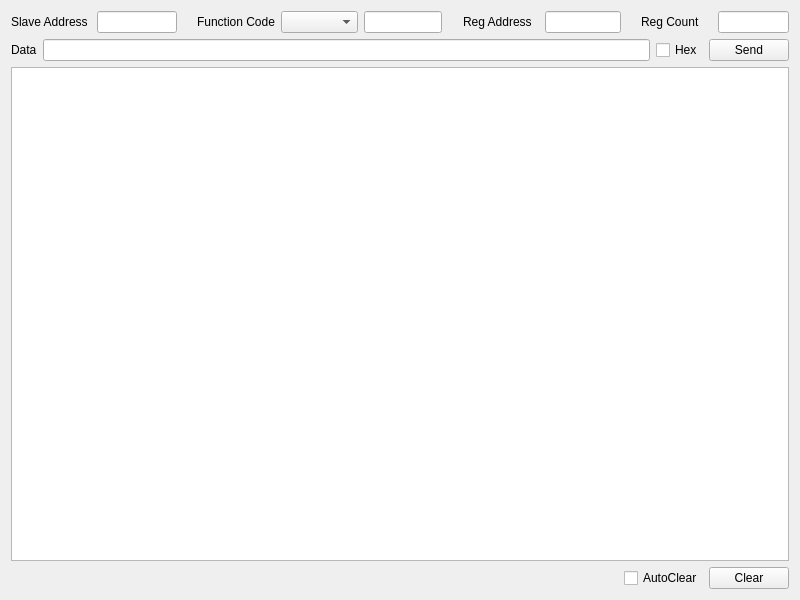
<?xml version="1.0" encoding="UTF-8"?>
<ui version="4.0">
 <class>ModbusRTUWidget</class>
 <widget class="QWidget" name="ModbusRTUWidget">
  <property name="geometry">
   <rect>
    <x>0</x>
    <y>0</y>
    <width>800</width>
    <height>600</height>
   </rect>
  </property>
  <property name="windowTitle">
   <string>Form</string>
  </property>
  <layout class="QGridLayout" name="gridLayout">
   <item row="0" column="0">
    <layout class="QHBoxLayout" name="horizontalLayout_8">
     <item>
      <layout class="QHBoxLayout" name="horizontalLayout" stretch="1,1">
       <item>
        <widget class="QLabel" name="label_address">
         <property name="text">
          <string>Slave Address</string>
         </property>
        </widget>
       </item>
       <item>
        <widget class="QLineEdit" name="lineEdit_address"/>
       </item>
      </layout>
     </item>
     <item>
      <spacer name="horizontalSpacer">
       <property name="orientation">
        <enum>Qt::Horizontal</enum>
       </property>
       <property name="sizeHint" stdset="0">
        <size>
         <width>40</width>
         <height>20</height>
        </size>
       </property>
      </spacer>
     </item>
     <item>
      <layout class="QHBoxLayout" name="horizontalLayout_2" stretch="1,1,1">
       <item>
        <widget class="QLabel" name="label_functionCode">
         <property name="text">
          <string>Function Code</string>
         </property>
        </widget>
       </item>
       <item>
        <widget class="QComboBox" name="comboBox_functionCode"/>
       </item>
       <item>
        <widget class="QLineEdit" name="lineEdit_functionCode"/>
       </item>
      </layout>
     </item>
     <item>
      <spacer name="horizontalSpacer_2">
       <property name="orientation">
        <enum>Qt::Horizontal</enum>
       </property>
       <property name="sizeHint" stdset="0">
        <size>
         <width>40</width>
         <height>20</height>
        </size>
       </property>
      </spacer>
     </item>
     <item>
      <layout class="QHBoxLayout" name="horizontalLayout_5" stretch="1,1">
       <item>
        <widget class="QLabel" name="label_regAddr">
         <property name="text">
          <string>Reg Address</string>
         </property>
        </widget>
       </item>
       <item>
        <widget class="QLineEdit" name="lineEdit_regAddr"/>
       </item>
      </layout>
     </item>
     <item>
      <spacer name="horizontalSpacer_3">
       <property name="orientation">
        <enum>Qt::Horizontal</enum>
       </property>
       <property name="sizeHint" stdset="0">
        <size>
         <width>40</width>
         <height>20</height>
        </size>
       </property>
      </spacer>
     </item>
     <item>
      <layout class="QHBoxLayout" name="horizontalLayout_6" stretch="1,1">
       <item>
        <widget class="QLabel" name="label_regCount">
         <property name="text">
          <string>Reg Count</string>
         </property>
        </widget>
       </item>
       <item>
        <widget class="QLineEdit" name="lineEdit_regCount"/>
       </item>
      </layout>
     </item>
    </layout>
   </item>
   <item row="1" column="0">
    <layout class="QHBoxLayout" name="horizontalLayout_4">
     <item>
      <layout class="QHBoxLayout" name="horizontalLayout_3" stretch="0,1">
       <item>
        <widget class="QLabel" name="label_data">
         <property name="text">
          <string>Data</string>
         </property>
        </widget>
       </item>
       <item>
        <widget class="QLineEdit" name="lineEdit_data"/>
       </item>
      </layout>
     </item>
     <item>
      <widget class="QCheckBox" name="checkBox_hex">
       <property name="text">
        <string>Hex</string>
       </property>
      </widget>
     </item>
     <item>
      <widget class="QPushButton" name="pushButton_send">
       <property name="text">
        <string>Send</string>
       </property>
      </widget>
     </item>
    </layout>
   </item>
   <item row="2" column="0">
    <widget class="QTextEdit" name="textEdit_log"/>
   </item>
   <item row="3" column="0">
    <layout class="QHBoxLayout" name="horizontalLayout_7">
     <item>
      <spacer name="horizontalSpacer_4">
       <property name="orientation">
        <enum>Qt::Horizontal</enum>
       </property>
       <property name="sizeHint" stdset="0">
        <size>
         <width>40</width>
         <height>20</height>
        </size>
       </property>
      </spacer>
     </item>
     <item>
      <widget class="QCheckBox" name="checkBox_autoClear">
       <property name="text">
        <string>AutoClear</string>
       </property>
      </widget>
     </item>
     <item>
      <widget class="QPushButton" name="pushButton_clear">
       <property name="text">
        <string>Clear</string>
       </property>
      </widget>
     </item>
    </layout>
   </item>
  </layout>
 </widget>
 <resources/>
 <connections/>
</ui>
